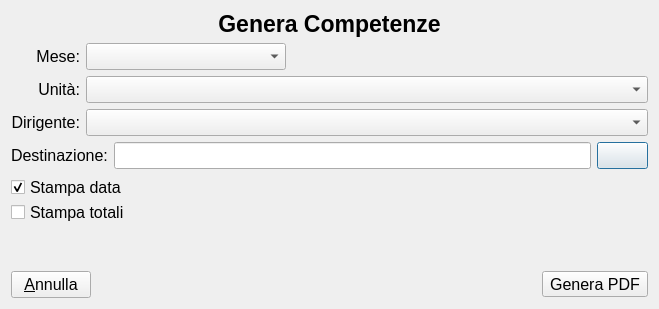
<?xml version="1.0" encoding="UTF-8"?>
<ui version="4.0">
 <class>PrintDialog</class>
 <widget class="QDialog" name="PrintDialog">
  <property name="geometry">
   <rect>
    <x>0</x>
    <y>0</y>
    <width>659</width>
    <height>309</height>
   </rect>
  </property>
  <property name="windowTitle">
   <string>Stampa Competenze</string>
  </property>
  <property name="windowIcon">
   <iconset resource="assets.qrc">
    <normaloff>:/icons/logo.svg</normaloff>:/icons/logo.svg</iconset>
  </property>
  <layout class="QVBoxLayout" name="verticalLayout_2">
   <item>
    <widget class="QLabel" name="titleLabel">
     <property name="font">
      <font>
       <pointsize>17</pointsize>
       <weight>75</weight>
       <bold>true</bold>
      </font>
     </property>
     <property name="text">
      <string>Genera Competenze</string>
     </property>
     <property name="alignment">
      <set>Qt::AlignCenter</set>
     </property>
    </widget>
   </item>
   <item>
    <layout class="QGridLayout" name="gridLayout">
     <item row="0" column="0">
      <widget class="QLabel" name="label_2">
       <property name="font">
        <font>
         <pointsize>12</pointsize>
        </font>
       </property>
       <property name="text">
        <string>Mese:</string>
       </property>
       <property name="alignment">
        <set>Qt::AlignRight|Qt::AlignTrailing|Qt::AlignVCenter</set>
       </property>
      </widget>
     </item>
     <item row="0" column="1">
      <widget class="SearchComboBox" name="meseCB">
       <property name="minimumSize">
        <size>
         <width>200</width>
         <height>0</height>
        </size>
       </property>
       <property name="font">
        <font>
         <pointsize>12</pointsize>
        </font>
       </property>
      </widget>
     </item>
     <item row="0" column="2">
      <spacer name="horizontalSpacer">
       <property name="orientation">
        <enum>Qt::Horizontal</enum>
       </property>
       <property name="sizeHint" stdset="0">
        <size>
         <width>40</width>
         <height>20</height>
        </size>
       </property>
      </spacer>
     </item>
     <item row="1" column="0">
      <widget class="QLabel" name="label_3">
       <property name="font">
        <font>
         <pointsize>12</pointsize>
        </font>
       </property>
       <property name="text">
        <string>Unità:</string>
       </property>
       <property name="alignment">
        <set>Qt::AlignRight|Qt::AlignTrailing|Qt::AlignVCenter</set>
       </property>
      </widget>
     </item>
     <item row="1" column="1" colspan="2">
      <widget class="SearchComboBox" name="unitaCB">
       <property name="font">
        <font>
         <pointsize>12</pointsize>
        </font>
       </property>
      </widget>
     </item>
     <item row="2" column="0">
      <widget class="QLabel" name="dirigenteLabel">
       <property name="font">
        <font>
         <pointsize>12</pointsize>
        </font>
       </property>
       <property name="text">
        <string>Dirigente:</string>
       </property>
       <property name="alignment">
        <set>Qt::AlignRight|Qt::AlignTrailing|Qt::AlignVCenter</set>
       </property>
      </widget>
     </item>
     <item row="2" column="1" colspan="2">
      <widget class="SearchComboBox" name="dirigenteCB">
       <property name="font">
        <font>
         <pointsize>12</pointsize>
        </font>
       </property>
      </widget>
     </item>
    </layout>
   </item>
   <item>
    <widget class="QWidget" name="destWidget" native="true">
     <layout class="QHBoxLayout" name="horizontalLayout_2">
      <property name="leftMargin">
       <number>0</number>
      </property>
      <property name="topMargin">
       <number>0</number>
      </property>
      <property name="rightMargin">
       <number>0</number>
      </property>
      <property name="bottomMargin">
       <number>0</number>
      </property>
      <item>
       <widget class="QLabel" name="label">
        <property name="font">
         <font>
          <pointsize>12</pointsize>
         </font>
        </property>
        <property name="text">
         <string>Destinazione:</string>
        </property>
       </widget>
      </item>
      <item>
       <widget class="QLineEdit" name="path">
        <property name="font">
         <font>
          <pointsize>12</pointsize>
         </font>
        </property>
        <property name="readOnly">
         <bool>true</bool>
        </property>
       </widget>
      </item>
      <item>
       <widget class="QPushButton" name="browseButton">
        <property name="font">
         <font>
          <pointsize>12</pointsize>
         </font>
        </property>
        <property name="text">
         <string/>
        </property>
        <property name="icon">
         <iconset resource="assets.qrc">
          <normaloff>:/icons/document-open.svg</normaloff>:/icons/document-open.svg</iconset>
        </property>
       </widget>
      </item>
     </layout>
    </widget>
   </item>
   <item>
    <widget class="QWidget" name="optnsWidget" native="true">
     <layout class="QVBoxLayout" name="verticalLayout">
      <property name="spacing">
       <number>0</number>
      </property>
      <property name="leftMargin">
       <number>0</number>
      </property>
      <property name="topMargin">
       <number>0</number>
      </property>
      <property name="rightMargin">
       <number>0</number>
      </property>
      <property name="bottomMargin">
       <number>0</number>
      </property>
      <item>
       <widget class="QCheckBox" name="dataCB">
        <property name="font">
         <font>
          <pointsize>12</pointsize>
         </font>
        </property>
        <property name="text">
         <string>Stampa data</string>
        </property>
        <property name="checked">
         <bool>true</bool>
        </property>
       </widget>
      </item>
      <item>
       <widget class="QCheckBox" name="casiCB">
        <property name="font">
         <font>
          <pointsize>12</pointsize>
         </font>
        </property>
        <property name="text">
         <string>Stampa totali</string>
        </property>
       </widget>
      </item>
     </layout>
    </widget>
   </item>
   <item>
    <spacer name="verticalSpacer">
     <property name="orientation">
      <enum>Qt::Vertical</enum>
     </property>
     <property name="sizeHint" stdset="0">
      <size>
       <width>20</width>
       <height>0</height>
      </size>
     </property>
    </spacer>
   </item>
   <item>
    <layout class="QHBoxLayout" name="horizontalLayout">
     <item>
      <widget class="QPushButton" name="cancelButton">
       <property name="font">
        <font>
         <pointsize>12</pointsize>
        </font>
       </property>
       <property name="text">
        <string>&amp;Annulla</string>
       </property>
       <property name="icon">
        <iconset resource="assets.qrc">
         <normaloff>:/icons/dialog-close.svg</normaloff>:/icons/dialog-close.svg</iconset>
       </property>
      </widget>
     </item>
     <item>
      <spacer name="horizontalSpacer_2">
       <property name="orientation">
        <enum>Qt::Horizontal</enum>
       </property>
       <property name="sizeHint" stdset="0">
        <size>
         <width>428</width>
         <height>20</height>
        </size>
       </property>
      </spacer>
     </item>
     <item>
      <widget class="QToolButton" name="saveButton">
       <property name="font">
        <font>
         <pointsize>12</pointsize>
        </font>
       </property>
       <property name="text">
        <string>Genera PDF</string>
       </property>
       <property name="icon">
        <iconset resource="assets.qrc">
         <normaloff>:/icons/pdflatex.svg</normaloff>:/icons/pdflatex.svg</iconset>
       </property>
       <property name="toolButtonStyle">
        <enum>Qt::ToolButtonTextBesideIcon</enum>
       </property>
       <property name="arrowType">
        <enum>Qt::NoArrow</enum>
       </property>
      </widget>
     </item>
    </layout>
   </item>
  </layout>
  <action name="actionGeneraCSV">
   <property name="icon">
    <iconset resource="assets.qrc">
     <normaloff>:/icons/text-csv.svg</normaloff>:/icons/text-csv.svg</iconset>
   </property>
   <property name="text">
    <string>Genera CSV</string>
   </property>
  </action>
 </widget>
 <layoutdefault spacing="6" margin="11"/>
 <customwidgets>
  <customwidget>
   <class>SearchComboBox</class>
   <extends>QComboBox</extends>
   <header>searchcombobox.h</header>
  </customwidget>
 </customwidgets>
 <resources>
  <include location="assets.qrc"/>
 </resources>
 <connections/>
</ui>
